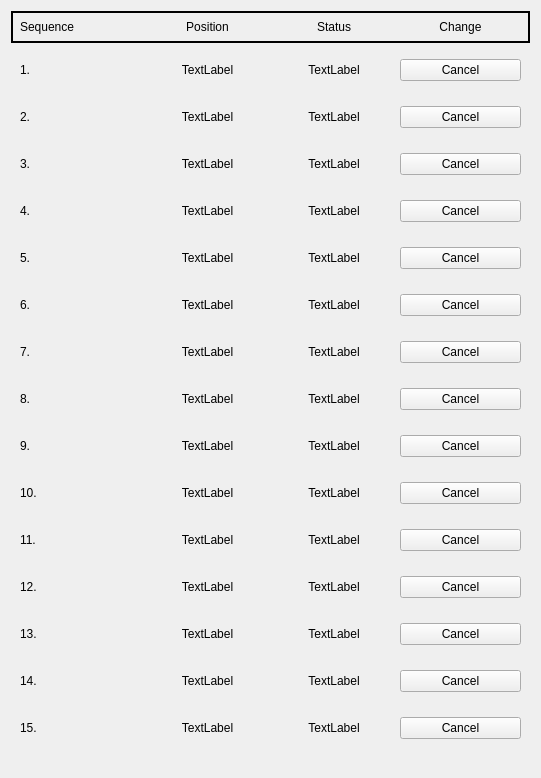
     <widget class="QWidget" name="layoutWidget_3">
      <property name="geometry">
       <rect>
        <x>0</x>
        <y>30</y>
        <width>541</width>
        <height>778</height>
       </rect>
      </property>
      <layout class="QVBoxLayout" name="LeftLayout_3" stretch="0,0,0,0,0,0,0,0,0,0,0,0,0,0,0,0,0">
       <property name="spacing">
        <number>7</number>
       </property>
       <property name="sizeConstraint">
        <enum>QLayout::SizeConstraint::SetDefaultConstraint</enum>
       </property>
       <property name="bottomMargin">
        <number>0</number>
       </property>
       <item>
        <widget class="QWidget" name="Title" native="true">
         <property name="sizePolicy">
          <sizepolicy hsizetype="Preferred" vsizetype="Minimum">
           <horstretch>0</horstretch>
           <verstretch>0</verstretch>
          </sizepolicy>
         </property>
         <property name="styleSheet">
          <string notr="true">QWidget#Title{
border: 2px solid black;
}</string>
         </property>
         <layout class="QHBoxLayout" name="horizontalLayout_25">
          <item>
           <widget class="QLabel" name="label_22">
            <property name="styleSheet">
             <string notr="true"/>
            </property>
            <property name="text">
             <string>Sequence</string>
            </property>
           </widget>
          </item>
          <item>
           <widget class="QLabel" name="label_66">
            <property name="sizePolicy">
             <sizepolicy hsizetype="Preferred" vsizetype="Preferred">
              <horstretch>0</horstretch>
              <verstretch>0</verstretch>
             </sizepolicy>
            </property>
            <property name="styleSheet">
             <string notr="true"/>
            </property>
            <property name="text">
             <string>Position</string>
            </property>
            <property name="alignment">
             <set>Qt::AlignmentFlag::AlignCenter</set>
            </property>
           </widget>
          </item>
          <item>
           <widget class="QLabel" name="label_67">
            <property name="styleSheet">
             <string notr="true"/>
            </property>
            <property name="text">
             <string>Status</string>
            </property>
            <property name="alignment">
             <set>Qt::AlignmentFlag::AlignCenter</set>
            </property>
           </widget>
          </item>
          <item>
           <widget class="QLabel" name="label_68">
            <property name="styleSheet">
             <string notr="true"/>
            </property>
            <property name="text">
             <string>Change</string>
            </property>
            <property name="alignment">
             <set>Qt::AlignmentFlag::AlignCenter</set>
            </property>
           </widget>
          </item>
         </layout>
        </widget>
       </item>
       <item>
        <widget class="QWidget" name="Job1" native="true">
         <layout class="QHBoxLayout" name="horizontalLayout_26">
          <item>
           <widget class="QLabel" name="L1Job1">
            <property name="text">
             <string>1.</string>
            </property>
           </widget>
          </item>
          <item>
           <widget class="QLabel" name="L2Job1">
            <property name="text">
             <string>TextLabel</string>
            </property>
            <property name="alignment">
             <set>Qt::AlignmentFlag::AlignCenter</set>
            </property>
           </widget>
          </item>
          <item>
           <widget class="QLabel" name="L3Job1">
            <property name="text">
             <string>TextLabel</string>
            </property>
            <property name="alignment">
             <set>Qt::AlignmentFlag::AlignCenter</set>
            </property>
           </widget>
          </item>
          <item>
           <widget class="QPushButton" name="ButJob1">
            <property name="text">
             <string>Cancel</string>
            </property>
           </widget>
          </item>
         </layout>
        </widget>
       </item>
       <item>
        <widget class="QWidget" name="Job2" native="true">
         <property name="enabled">
          <bool>true</bool>
         </property>
         <layout class="QHBoxLayout" name="horizontalLayout_27">
          <item>
           <widget class="QLabel" name="L1Job2">
            <property name="text">
             <string>2.</string>
            </property>
           </widget>
          </item>
          <item>
           <widget class="QLabel" name="L2Job2">
            <property name="text">
             <string>TextLabel</string>
            </property>
            <property name="alignment">
             <set>Qt::AlignmentFlag::AlignCenter</set>
            </property>
           </widget>
          </item>
          <item>
           <widget class="QLabel" name="L3Job2">
            <property name="text">
             <string>TextLabel</string>
            </property>
            <property name="alignment">
             <set>Qt::AlignmentFlag::AlignCenter</set>
            </property>
           </widget>
          </item>
          <item>
           <widget class="QPushButton" name="ButJob2">
            <property name="text">
             <string>Cancel</string>
            </property>
           </widget>
          </item>
         </layout>
        </widget>
       </item>
       <item>
        <widget class="QWidget" name="Job3" native="true">
         <property name="enabled">
          <bool>true</bool>
         </property>
         <layout class="QHBoxLayout" name="horizontalLayout_28">
          <item>
           <widget class="QLabel" name="L1Job3">
            <property name="text">
             <string>3.</string>
            </property>
           </widget>
          </item>
          <item>
           <widget class="QLabel" name="L2Job3">
            <property name="text">
             <string>TextLabel</string>
            </property>
            <property name="alignment">
             <set>Qt::AlignmentFlag::AlignCenter</set>
            </property>
           </widget>
          </item>
          <item>
           <widget class="QLabel" name="L3Job3">
            <property name="text">
             <string>TextLabel</string>
            </property>
            <property name="alignment">
             <set>Qt::AlignmentFlag::AlignCenter</set>
            </property>
           </widget>
          </item>
          <item>
           <widget class="QPushButton" name="ButJob3">
            <property name="text">
             <string>Cancel</string>
            </property>
           </widget>
          </item>
         </layout>
        </widget>
       </item>
       <item>
        <widget class="QWidget" name="Job4" native="true">
         <property name="enabled">
          <bool>true</bool>
         </property>
         <layout class="QHBoxLayout" name="horizontalLayout_29">
          <item>
           <widget class="QLabel" name="L1Job4">
            <property name="text">
             <string>4.</string>
            </property>
           </widget>
          </item>
          <item>
           <widget class="QLabel" name="L2Job4">
            <property name="text">
             <string>TextLabel</string>
            </property>
            <property name="alignment">
             <set>Qt::AlignmentFlag::AlignCenter</set>
            </property>
           </widget>
          </item>
          <item>
           <widget class="QLabel" name="L3Job4">
            <property name="text">
             <string>TextLabel</string>
            </property>
            <property name="alignment">
             <set>Qt::AlignmentFlag::AlignCenter</set>
            </property>
           </widget>
          </item>
          <item>
           <widget class="QPushButton" name="ButJob4">
            <property name="text">
             <string>Cancel</string>
            </property>
           </widget>
          </item>
         </layout>
        </widget>
       </item>
       <item>
        <widget class="QWidget" name="Job5" native="true">
         <property name="enabled">
          <bool>true</bool>
         </property>
         <layout class="QHBoxLayout" name="horizontalLayout_30">
          <item>
           <widget class="QLabel" name="L1Job5">
            <property name="text">
             <string>5.</string>
            </property>
           </widget>
          </item>
          <item>
           <widget class="QLabel" name="L2Job5">
            <property name="text">
             <string>TextLabel</string>
            </property>
            <property name="alignment">
             <set>Qt::AlignmentFlag::AlignCenter</set>
            </property>
           </widget>
          </item>
          <item>
           <widget class="QLabel" name="L3Job5">
            <property name="text">
             <string>TextLabel</string>
            </property>
            <property name="alignment">
             <set>Qt::AlignmentFlag::AlignCenter</set>
            </property>
           </widget>
          </item>
          <item>
           <widget class="QPushButton" name="ButJob5">
            <property name="text">
             <string>Cancel</string>
            </property>
           </widget>
          </item>
         </layout>
        </widget>
       </item>
       <item>
        <widget class="QWidget" name="Job6" native="true">
         <property name="enabled">
          <bool>true</bool>
         </property>
         <layout class="QHBoxLayout" name="horizontalLayout_31">
          <item>
           <widget class="QLabel" name="L1Job6">
            <property name="text">
             <string>6.</string>
            </property>
           </widget>
          </item>
          <item>
           <widget class="QLabel" name="L2Job6">
            <property name="text">
             <string>TextLabel</string>
            </property>
            <property name="alignment">
             <set>Qt::AlignmentFlag::AlignCenter</set>
            </property>
           </widget>
          </item>
          <item>
           <widget class="QLabel" name="L3Job6">
            <property name="text">
             <string>TextLabel</string>
            </property>
            <property name="alignment">
             <set>Qt::AlignmentFlag::AlignCenter</set>
            </property>
           </widget>
          </item>
          <item>
           <widget class="QPushButton" name="ButJob6">
            <property name="text">
             <string>Cancel</string>
            </property>
           </widget>
          </item>
         </layout>
        </widget>
       </item>
       <item>
        <widget class="QWidget" name="Job7" native="true">
         <property name="enabled">
          <bool>true</bool>
         </property>
         <layout class="QHBoxLayout" name="horizontalLayout_32">
          <item>
           <widget class="QLabel" name="L1Job7">
            <property name="text">
             <string>7.</string>
            </property>
           </widget>
          </item>
          <item>
           <widget class="QLabel" name="L2Job7">
            <property name="text">
             <string>TextLabel</string>
            </property>
            <property name="alignment">
             <set>Qt::AlignmentFlag::AlignCenter</set>
            </property>
           </widget>
          </item>
          <item>
           <widget class="QLabel" name="L3Job7">
            <property name="text">
             <string>TextLabel</string>
            </property>
            <property name="alignment">
             <set>Qt::AlignmentFlag::AlignCenter</set>
            </property>
           </widget>
          </item>
          <item>
           <widget class="QPushButton" name="ButJob7">
            <property name="text">
             <string>Cancel</string>
            </property>
           </widget>
          </item>
         </layout>
        </widget>
       </item>
       <item>
        <widget class="QWidget" name="Job8" native="true">
         <property name="enabled">
          <bool>true</bool>
         </property>
         <layout class="QHBoxLayout" name="horizontalLayout_33">
          <item>
           <widget class="QLabel" name="L1Job8">
            <property name="text">
             <string>8.</string>
            </property>
           </widget>
          </item>
          <item>
           <widget class="QLabel" name="L2Job8">
            <property name="text">
             <string>TextLabel</string>
            </property>
            <property name="alignment">
             <set>Qt::AlignmentFlag::AlignCenter</set>
            </property>
           </widget>
          </item>
          <item>
           <widget class="QLabel" name="L3Job8">
            <property name="text">
             <string>TextLabel</string>
            </property>
            <property name="alignment">
             <set>Qt::AlignmentFlag::AlignCenter</set>
            </property>
           </widget>
          </item>
          <item>
           <widget class="QPushButton" name="ButJob8">
            <property name="text">
             <string>Cancel</string>
            </property>
           </widget>
          </item>
         </layout>
        </widget>
       </item>
       <item>
        <widget class="QWidget" name="Job9" native="true">
         <property name="enabled">
          <bool>true</bool>
         </property>
         <layout class="QHBoxLayout" name="horizontalLayout_34">
          <item>
           <widget class="QLabel" name="L1Job9">
            <property name="text">
             <string>9.</string>
            </property>
           </widget>
          </item>
          <item>
           <widget class="QLabel" name="L2Job9">
            <property name="text">
             <string>TextLabel</string>
            </property>
            <property name="alignment">
             <set>Qt::AlignmentFlag::AlignCenter</set>
            </property>
           </widget>
          </item>
          <item>
           <widget class="QLabel" name="L3Job9">
            <property name="text">
             <string>TextLabel</string>
            </property>
            <property name="alignment">
             <set>Qt::AlignmentFlag::AlignCenter</set>
            </property>
           </widget>
          </item>
          <item>
           <widget class="QPushButton" name="ButJob9">
            <property name="text">
             <string>Cancel</string>
            </property>
           </widget>
          </item>
         </layout>
        </widget>
       </item>
       <item>
        <widget class="QWidget" name="Job10" native="true">
         <property name="enabled">
          <bool>true</bool>
         </property>
         <layout class="QHBoxLayout" name="horizontalLayout_35">
          <item>
           <widget class="QLabel" name="L1Job10">
            <property name="text">
             <string>10.</string>
            </property>
           </widget>
          </item>
          <item>
           <widget class="QLabel" name="L2Job10">
            <property name="text">
             <string>TextLabel</string>
            </property>
            <property name="alignment">
             <set>Qt::AlignmentFlag::AlignCenter</set>
            </property>
           </widget>
          </item>
          <item>
           <widget class="QLabel" name="L3Job10">
            <property name="text">
             <string>TextLabel</string>
            </property>
            <property name="alignment">
             <set>Qt::AlignmentFlag::AlignCenter</set>
            </property>
           </widget>
          </item>
          <item>
           <widget class="QPushButton" name="ButJob10">
            <property name="text">
             <string>Cancel</string>
            </property>
           </widget>
          </item>
         </layout>
        </widget>
       </item>
       <item>
        <widget class="QWidget" name="Job11" native="true">
         <property name="enabled">
          <bool>true</bool>
         </property>
         <layout class="QHBoxLayout" name="horizontalLayout_36">
          <item>
           <widget class="QLabel" name="L1Job11">
            <property name="text">
             <string>11.</string>
            </property>
           </widget>
          </item>
          <item>
           <widget class="QLabel" name="L2Job11">
            <property name="text">
             <string>TextLabel</string>
            </property>
            <property name="alignment">
             <set>Qt::AlignmentFlag::AlignCenter</set>
            </property>
           </widget>
          </item>
          <item>
           <widget class="QLabel" name="L3Job11">
            <property name="text">
             <string>TextLabel</string>
            </property>
            <property name="alignment">
             <set>Qt::AlignmentFlag::AlignCenter</set>
            </property>
           </widget>
          </item>
          <item>
           <widget class="QPushButton" name="ButJob11">
            <property name="text">
             <string>Cancel</string>
            </property>
           </widget>
          </item>
         </layout>
        </widget>
       </item>
       <item>
        <widget class="QWidget" name="Job12" native="true">
         <property name="enabled">
          <bool>true</bool>
         </property>
         <layout class="QHBoxLayout" name="horizontalLayout_37">
          <item>
           <widget class="QLabel" name="L1Job12">
            <property name="text">
             <string>12.</string>
            </property>
           </widget>
          </item>
          <item>
           <widget class="QLabel" name="L2Job12">
            <property name="text">
             <string>TextLabel</string>
            </property>
            <property name="alignment">
             <set>Qt::AlignmentFlag::AlignCenter</set>
            </property>
           </widget>
          </item>
          <item>
           <widget class="QLabel" name="L3Job12">
            <property name="text">
             <string>TextLabel</string>
            </property>
            <property name="alignment">
             <set>Qt::AlignmentFlag::AlignCenter</set>
            </property>
           </widget>
          </item>
          <item>
           <widget class="QPushButton" name="ButJob12">
            <property name="text">
             <string>Cancel</string>
            </property>
           </widget>
          </item>
         </layout>
        </widget>
       </item>
       <item>
        <widget class="QWidget" name="Job13" native="true">
         <property name="enabled">
          <bool>true</bool>
         </property>
         <layout class="QHBoxLayout" name="horizontalLayout_38">
          <item>
           <widget class="QLabel" name="L1Job13">
            <property name="text">
             <string>13.</string>
            </property>
           </widget>
          </item>
          <item>
           <widget class="QLabel" name="L2Job13">
            <property name="text">
             <string>TextLabel</string>
            </property>
            <property name="alignment">
             <set>Qt::AlignmentFlag::AlignCenter</set>
            </property>
           </widget>
          </item>
          <item>
           <widget class="QLabel" name="L3Job13">
            <property name="text">
             <string>TextLabel</string>
            </property>
            <property name="alignment">
             <set>Qt::AlignmentFlag::AlignCenter</set>
            </property>
           </widget>
          </item>
          <item>
           <widget class="QPushButton" name="ButJob13">
            <property name="text">
             <string>Cancel</string>
            </property>
           </widget>
          </item>
         </layout>
        </widget>
       </item>
       <item>
        <widget class="QWidget" name="Job14" native="true">
         <property name="enabled">
          <bool>true</bool>
         </property>
         <layout class="QHBoxLayout" name="horizontalLayout_39">
          <item>
           <widget class="QLabel" name="L1Job14">
            <property name="text">
             <string>14.</string>
            </property>
           </widget>
          </item>
          <item>
           <widget class="QLabel" name="L2Job14">
            <property name="text">
             <string>TextLabel</string>
            </property>
            <property name="alignment">
             <set>Qt::AlignmentFlag::AlignCenter</set>
            </property>
           </widget>
          </item>
          <item>
           <widget class="QLabel" name="L3Job14">
            <property name="text">
             <string>TextLabel</string>
            </property>
            <property name="alignment">
             <set>Qt::AlignmentFlag::AlignCenter</set>
            </property>
           </widget>
          </item>
          <item>
           <widget class="QPushButton" name="ButJob14">
            <property name="text">
             <string>Cancel</string>
            </property>
           </widget>
          </item>
         </layout>
        </widget>
       </item>
       <item>
        <widget class="QWidget" name="Job15" native="true">
         <property name="enabled">
          <bool>true</bool>
         </property>
         <layout class="QHBoxLayout" name="horizontalLayout_40">
          <item>
           <widget class="QLabel" name="L1Job15">
            <property name="text">
             <string>15.</string>
            </property>
           </widget>
          </item>
          <item>
           <widget class="QLabel" name="L2Job15">
            <property name="text">
             <string>TextLabel</string>
            </property>
            <property name="alignment">
             <set>Qt::AlignmentFlag::AlignCenter</set>
            </property>
           </widget>
          </item>
          <item>
           <widget class="QLabel" name="L3Job15">
            <property name="text">
             <string>TextLabel</string>
            </property>
            <property name="alignment">
             <set>Qt::AlignmentFlag::AlignCenter</set>
            </property>
           </widget>
          </item>
          <item>
           <widget class="QPushButton" name="ButJob15">
            <property name="text">
             <string>Cancel</string>
            </property>
           </widget>
          </item>
         </layout>
        </widget>
       </item>
       <item>
        <spacer name="verticalSpacer_3">
         <property name="orientation">
          <enum>Qt::Orientation::Vertical</enum>
         </property>
         <property name="sizeHint" stdset="0">
          <size>
           <width>20</width>
           <height>40</height>
          </size>
         </property>
        </spacer>
       </item>
      </layout>
     </widget>
